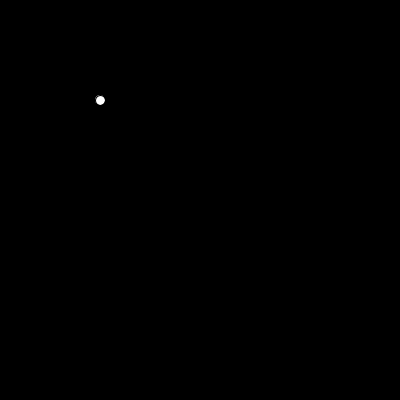
Frame 1 (no input)
Frame 60 (the mouse pressed at the canvas centre just before this capture): identical to frame 1, image omitted
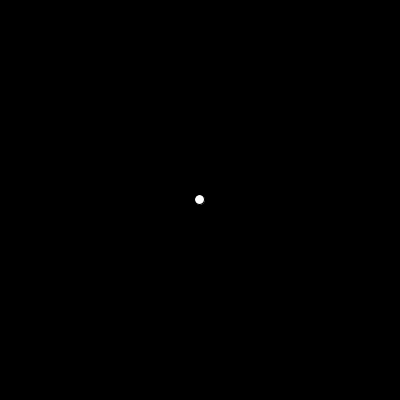
Frame 120 (the mouse held since frame 60 and released just before this capture)

The Processing sketch that drew these frames (run headless with seeded random() and noise(); from frame 60 on, the mouse is pressed at the canvas centre):

// Processing sketch: movingPointLerp_PROCESSING
// ── movingPointLerp_PROCESSING.pde
//Code extracted from the Processing forum:
//https://forum.processing.org/two/discussion/16529/how-do-i-make-something-go-directly-to-a-specific-point

float tx=100, ty=100, px=100, py=100;
 
void setup() {
  size(400, 400);
}
 
void draw() {
  px = lerp(px, tx, .1);
  py = lerp(py, ty, .1);
  background(0);
  ellipse(px, py, 10, 10);
}
 
void mousePressed() {
  tx = mouseX;
  ty = mouseY;
}
